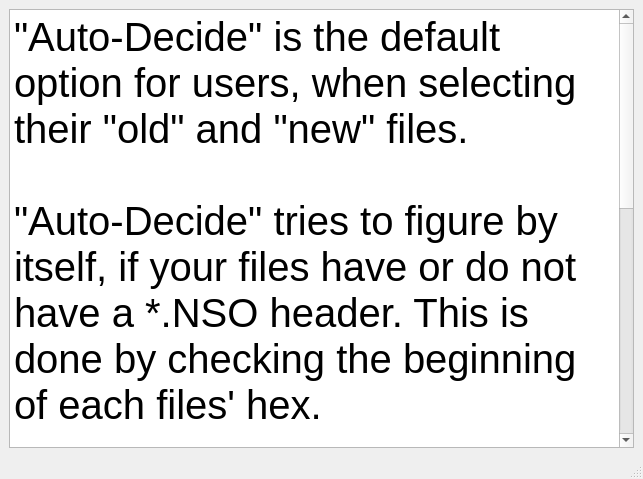
<?xml version="1.0" encoding="UTF-8"?>
<ui version="4.0">
 <class>MainWindow</class>
 <widget class="QMainWindow" name="MainWindow">
  <property name="windowModality">
   <enum>Qt::ApplicationModal</enum>
  </property>
  <property name="geometry">
   <rect>
    <x>0</x>
    <y>0</y>
    <width>643</width>
    <height>479</height>
   </rect>
  </property>
  <property name="windowTitle">
   <string>findBytes GUI</string>
  </property>
  <widget class="QWidget" name="centralwidget">
   <layout class="QVBoxLayout" name="verticalLayout">
    <item>
     <widget class="QPlainTextEdit" name="plainTextEdit">
      <property name="font">
       <font>
        <pointsize>30</pointsize>
       </font>
      </property>
      <property name="readOnly">
       <bool>true</bool>
      </property>
      <property name="plainText">
       <string>&quot;Auto-Decide&quot; is the default option for users, when selecting their &quot;old&quot; and &quot;new&quot; files. 

&quot;Auto-Decide&quot; tries to figure by itself, if your files have or do not have a *.NSO header. This is done by checking the beginning of each files' hex. 

If in the unlikely event that &quot;Auto-Decide&quot; gets the wrong result, users may manually choose if their files do or do not a *.NSO header. A user can usually figure out if &quot;Auto-Decide&quot; is getting the wrong result, if after porting *multiple* patches and/or offsets, findBytes GUI ends up getting them all wrong.</string>
      </property>
     </widget>
    </item>
   </layout>
  </widget>
  <widget class="QMenuBar" name="menubar">
   <property name="geometry">
    <rect>
     <x>0</x>
     <y>0</y>
     <width>643</width>
     <height>18</height>
    </rect>
   </property>
  </widget>
  <widget class="QStatusBar" name="statusbar"/>
 </widget>
 <resources/>
 <connections/>
</ui>
